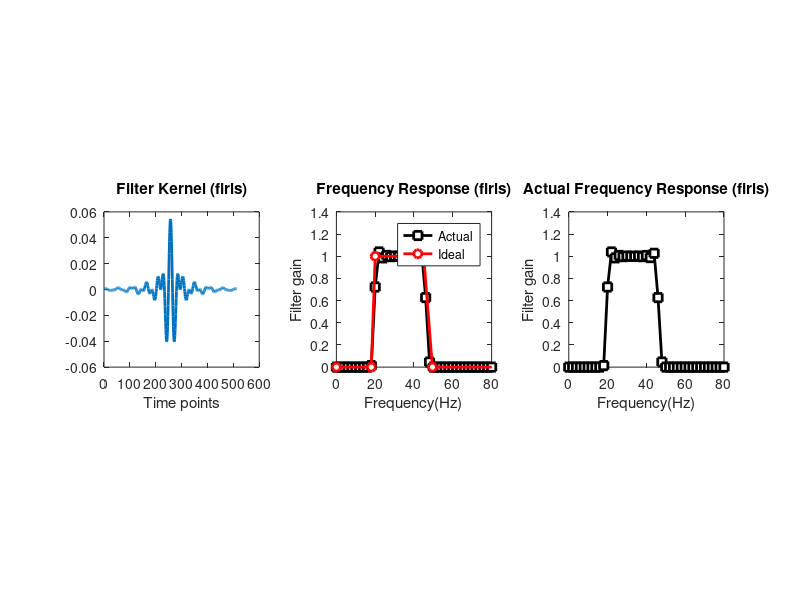

Reproduce this figure in MATLAB.
clc
clear all
close all

srate=1024; %Hz
nyquist=srate/2; 
frange=[20 45]; % fiter frequencies between 20Hz and 45 Hz
transw= 10/100; % 10 percent transition width
order= round(10*srate/frange(1)); %number of time points in the filter kernel

shape=[0 0 1 1 0 0]; % y axis values 
fx= [0 frange(1)-frange(1)*transw frange frange(2)+frange(2)*transw nyquist]/nyquist; 
%x axis values in fractions of nyquist

%filter kernel
filtkern=firls(order,fx,shape);

%power spectrum of filter kernel
filtpow=abs(fft(filtkern)).^2;

%frequency vector
fvector=linspace(0,nyquist,floor(length(filtkern)/2)+1);
filtpow=filtpow(1:length(fvector));

%% Plotting
subplot(131)
plot(filtkern,'linew',2)
xlabel('Time points')
title('Filter Kernel (firls)')
axis square

subplot(132)
plot(fvector,filtpow,'ks-','linew',2,'markerfacecolor','w')
hold on
plot(fx*nyquist,shape,'ro-','linew',2,'markerfacecolor','w')
set(gca,'xlim',[0 frange(1)*4])
axis square
xlabel('Frequency(Hz)')
ylabel('Filter gain')
title('Frequency Response (firls)')
legend('Actual','Ideal')

subplot(133)
plot(fvector,filtpow,'ks-','linew',2,'markerfacecolor','w')
title('Actual Frequency Response (firls)')
set(gca,'xlim',[0 frange(1)*4])
axis square
xlabel('Frequency(Hz)')
ylabel('Filter gain')


